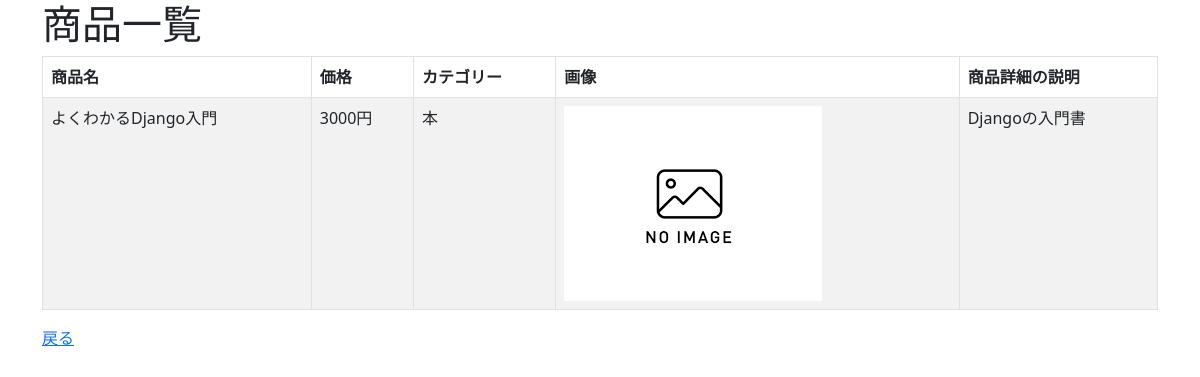
The page /crud/detail/1/ on the database its author committed.
### crud/models.py (models this page shows, shortened)
class Product(models.Model):
    name = models.CharField(max_length=200)
    price = models.PositiveIntegerField()
    category = models.ForeignKey(Category, on_delete=models.CASCADE)
    img = models.ImageField(blank=True, default='noImage.png')
    detail = models.TextField(blank=True, null=True)

class Category(models.Model):
    name = models.CharField(max_length=200)
    def __str__(self):
        return self.name

### crud/views.py (the view)
# urls.py: path('crud/detail/<int:pk>/', ProductDetailView.as_view(), name='detail'),
class ProductDetailView(DetailView):
    model = Product

### crud/templates/crud/product_detail.html (shortened to what this page needs)
{% extends "base.html" %}
{% block content %}
<h1>商品一覧</h1>
 <table class="table table-striped table-hover table-bordered">
    <thead>
        <tr>
            <th>商品名</th>
            <th>価格</th>
            <th>カテゴリー</th>
            <th>画像</th>
            <th>商品詳細の説明</th>
        </tr>
    </thead>
    <tr>
        <td>{{ object.name }}</td>
        <td>{{ object.price }}円</td>
        <td>{{ object.category }}</td>
        <td><img src="{{ object.img.url }}" style="width:100px height:auto"></td>
        <td>{{ object.detail }}</td>
    </tr>
 </table>
 <a href="{% url 'list' %}">戻る</a>
 {% endblock %}

### rows shown on the page
Product: name "よくわかるDjango入門", price "3000", category "本", img (placeholder picture), detail "Djangoの入門書"
